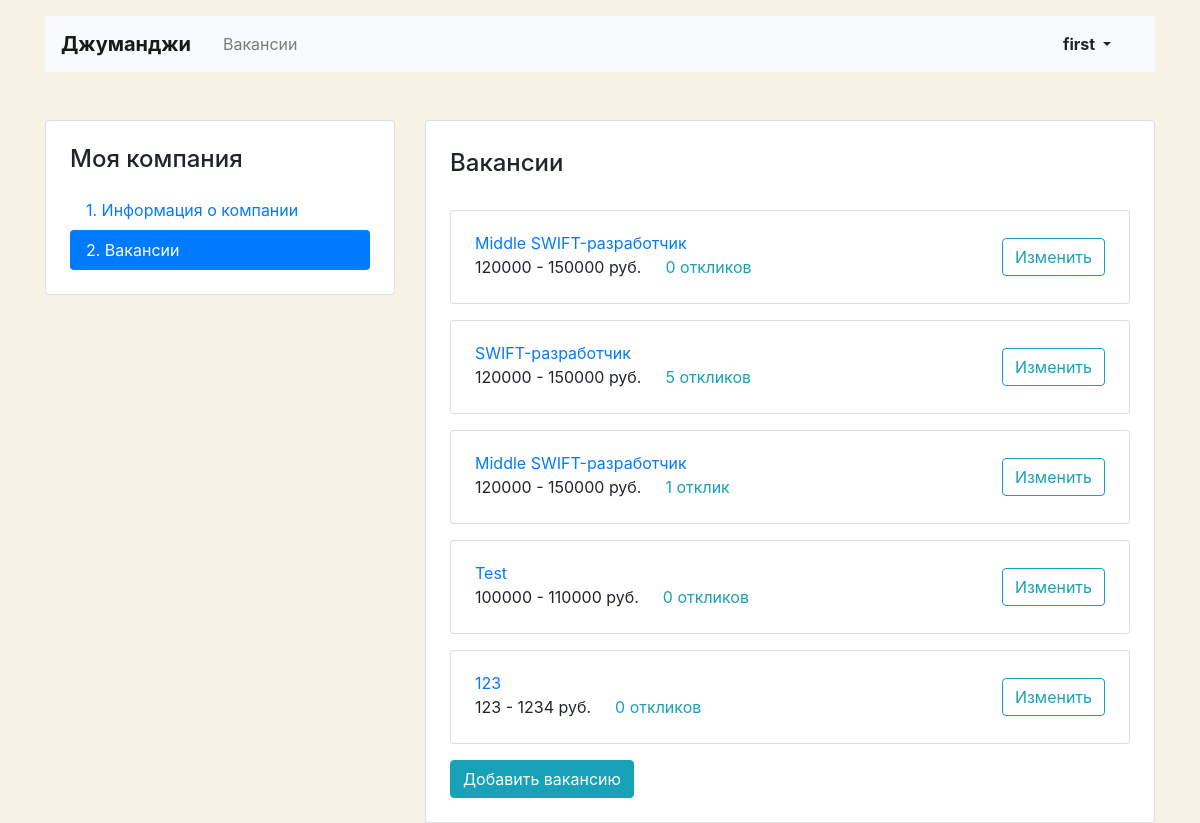
Page /mycompany/vacancies/ (signed in) on the committed database.
### vacancies/models.py (models this page shows, shortened)
class Vacancy(models.Model):
    title = models.CharField(max_length=64)
    specialty = models.ForeignKey(Specialty, on_delete=models.CASCADE, related_name='vacancies')
    company = models.ForeignKey(Company, on_delete=models.CASCADE, related_name='vacancies')
    skills = models.TextField()
    description = models.TextField()
    salary_min = models.IntegerField()
    salary_max = models.IntegerField()
    published_at = models.DateField(auto_now_add=True)
    class Meta:
        verbose_name = 'Вакансия'
        verbose_name_plural = 'Вакансии'

### vacancies/views/user_profile.py (the view)
# urls.py: path('mycompany/vacancies/', MyVacanciesView.as_view(), name='my_vacancies'),
class MyVacanciesView(LoginRequiredMixin, CompanyRequiredMixin, ListView):
    model = Vacancy
    context_object_name = 'vacancies'
    template_name = 'vacancies/user_profile/vacancy-list.html'
    redirect_url = 'my_company_lets_start'
    def get_queryset(self):
        return (
            self.model.objects
            .filter(company=self.company)
            .select_related('company')
            .prefetch_related('applications')
        )

### vacancies/templatetags/ru_pluralize.py (called while the page is built)
@register.filter()
def ru_pluralize(number, arg: str = 'ночь,ночи,ночей'):
    nominative_singular, genitive_singular, genitive_plural = arg.split(',')
    number = abs(number)
    if number % 10 in [0, 5, 6, 7, 8, 9] or 11 <= number % 100 <= 19:
        return f'{number} {genitive_plural}'
    elif number % 10 == 1:
        return f'{number} {nominative_singular}'
    else:
        return f'{number} {genitive_singular}'

### vacancies/views/user_profile.py (called while the page is built)
    def dispatch(self, request, *args, **kwargs):
        try:
            self.company = Company.objects.get(owner=self.request.user)
        except Company.DoesNotExist:
            return redirect(self.redirect_url)
        else:
            return super().dispatch(request, *args, **kwargs)

### vacancies/templates/vacancies/user_profile/vacancy-list.html (shortened to what this page needs)
{% extends "./my_company_base.html" %}
{% load ru_pluralize %}
{% block my_company_content %}
        <div class="card">
          <div class="card-body px-4 pb-4">
            <section class="tab-pane fade show active">
              <h2 class="h4 pt-2 pb-3">Вакансии</h2>
                {% if vacancies|length == 0 %}
                  <div class="alert alert-primary" role="alert">
                        У вас пока нет вакансий, но вы можете создать первую!
                  </div>
                {% else %}
                    {% for vacancy in vacancies %}
                      <div class="card mt-3">
                        <div class="card-body px-4">
                          <div class="row align-items-center">
                            <div class="col-6 col-lg-8">
                              <a href="{% url 'vacancy' vacancy.id %}" class="mb-1">{{ vacancy.title }}</a>
                              <p class="mb-1">
                                <span class="mr-4">{{ vacancy.salary_min }} - {{ vacancy.salary_max }} руб.</span><a href="{% url 'my_vacancy_update' vacancy.id %}?#applications" class="text-info">{{ vacancy.applications.count|ru_pluralize:'отклик, отклика, откликов' }}</a>
                              </p>
                            </div>
                            <div class="col-6 col-lg-4 text-right">
                              <a href="{% url 'my_vacancy_update' vacancy.id %}" class="btn btn-outline-info">Изменить</a>
                            </div>
                          </div>
                        </div>
                      </div>
                    {% endfor %}
                {% endif %}
                <div class="col mt-3 pl-0">
                        <a href="{% url 'my_vacancy_create' %}" class="btn btn-info">Добавить вакансию</a>
                </div>
            </section>
          </div>
        </div>
{% endblock my_company_content %}

### vacancies/templates/vacancies/base/navbar.html (shortened to what this page needs)
<header class="container mt-3">
    <nav class="navbar navbar-expand-lg navbar-light bg-light">
      <a class="navbar-brand mr-4 font-weight-bold" href="{% url 'home' %}">Джуманджи</a>
      <div class="collapse navbar-collapse justify-content-between" id="navbarNav">
        <ul class="navbar-nav col-10">
          <li class="nav-item">
            <a class="nav-link" href="{% url 'all_vacancies' %}">Вакансии</a>
          </li>
        </ul>
        <ul class="navbar-nav col-2 justify-content-end">
          {% if user.is_authenticated %}
              <li class="nav-item active">
                <div class="btn-group">
                  <button type="button" class="btn dropdown-toggle font-weight-bold" data-toggle="dropdown" aria-haspopup="true" aria-expanded="false">
                    {{ user.username }}
                  </button>
                </div>
              </li>
          {% else %}
              <li class="nav-item active">
                <a href="{% url 'login' %}" class="nav-link font-weight-bold">Вход</a>
              </li>
          {% endif %}
        </ul>
      </div>
    </nav>
</header>

### vacancies/templates/vacancies/user_profile/user_profile_base.html (style rules this page uses)
body { background-color: #F6F2E6; }

### rows in the picture
Vacancy: title "Middle SWIFT-разработчик", salary_min "120000", salary_max "150000", applications.count|ru_pluralize "0 откликов"
Vacancy: title "SWIFT-разработчик", salary_min "120000", salary_max "150000", applications.count|ru_pluralize "5 откликов"
Vacancy: title "Middle SWIFT-разработчик", salary_min "120000", salary_max "150000", applications.count|ru_pluralize "1 отклик"
Vacancy: title "Test", salary_min "100000", salary_max "110000", applications.count|ru_pluralize "0 откликов"
Vacancy: title "123", salary_min "123", salary_max "1234", applications.count|ru_pluralize "0 откликов"

### other values in the picture
{{ user.username }} "first"
